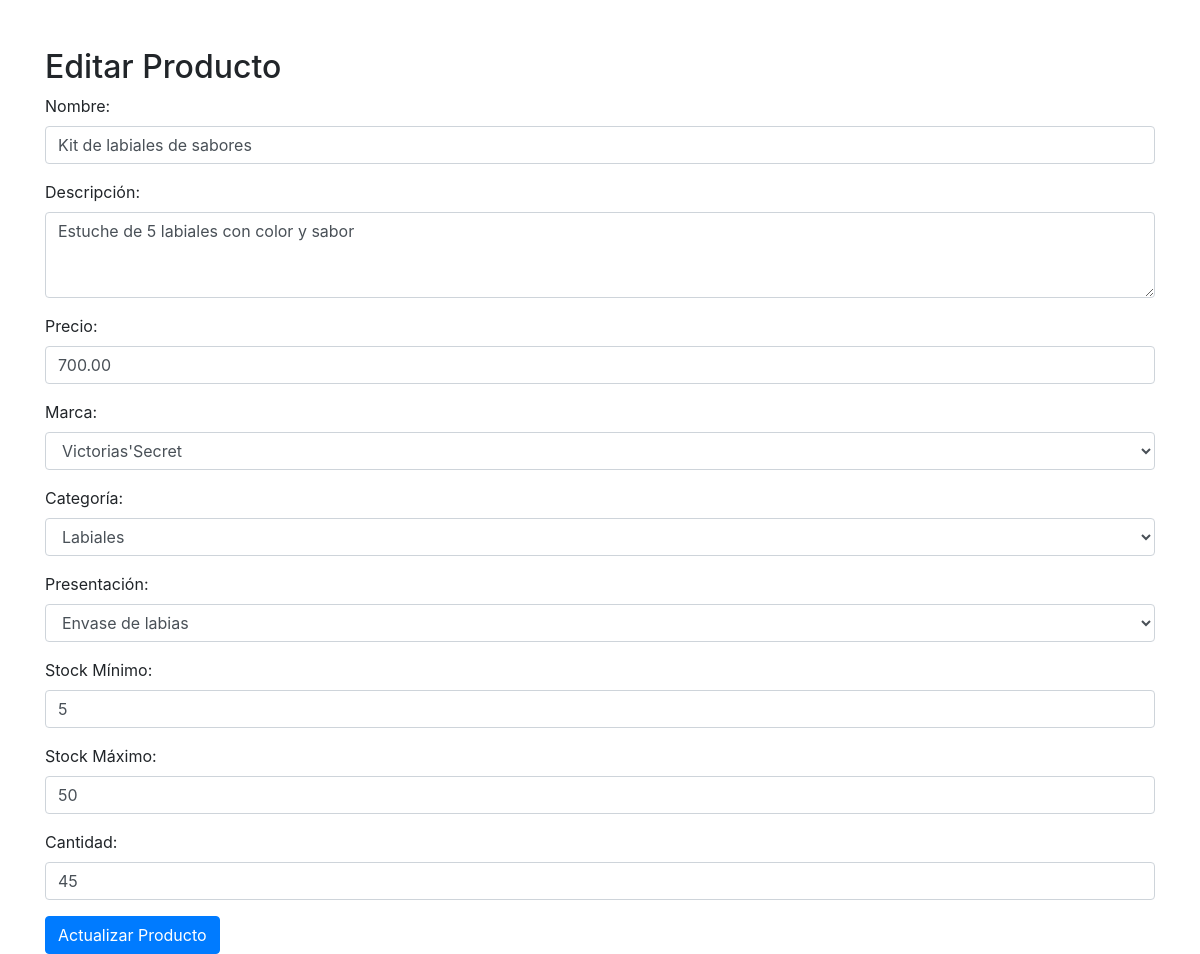
Page /editar_producto.php?id=19 on the committed database.
### tables this page shows
CREATE TABLE `producto`  (
  `id` int NOT NULL AUTO_INCREMENT,
  `nombre` varchar(255) NOT NULL,
  `descripcion` text NULL,
  `precio` decimal(10, 2) NOT NULL,
  `id_marca` int NULL DEFAULT NULL,
  `id_categoria` int NULL DEFAULT NULL,
  `id_presentacion` int NULL DEFAULT NULL,
  `stock_minimo` int NULL DEFAULT 0,
  `stock_maximo` int NULL DEFAULT 0,
  `cantidad` int NULL DEFAULT 0,
  `imagen_url` varchar(255) NULL DEFAULT NULL,
  PRIMARY KEY (`id`) USING BTREE,
  INDEX `id_marca`(`id_marca` ASC) USING BTREE,
  INDEX `id_categoria`(`id_categoria` ASC) USING BTREE,
  INDEX `id_presentacion`(`id_presentacion` ASC) USING BTREE,
  CONSTRAINT `producto_ibfk_1` FOREIGN KEY (`id_marca`) REFERENCES `marca` (`id`) ON DELETE RESTRICT ON UPDATE RESTRICT,
  CONSTRAINT `producto_ibfk_2` FOREIGN KEY (`id_categoria`) REFERENCES `categoria` (`id`) ON DELETE RESTRICT ON UPDATE RESTRICT,
  CONSTRAINT `producto_ibfk_3` FOREIGN KEY (`id_presentacion`) REFERENCES `presentacion` (`id`) ON DELETE RESTRICT ON UPDATE RESTRICT
);

### editar_producto.php (the view, shortened to what this page needs)
<!DOCTYPE html>
<html lang="en">
<head>
    <link href="https://stackpath.bootstrapcdn.com/bootstrap/4.5.2/css/bootstrap.min.css" rel="stylesheet">
</head>
<body>
    <div class="container mt-5">
        <h2>Editar Producto</h2>
        <?php
        include("conexion/conectar-mysql.php");
        if (isset($_GET['id'])) {
            $id = $_GET['id'];
            $query = "SELECT * FROM Producto WHERE id = $id";
            $result = mysqli_query($conexion, $query);
            if (mysqli_num_rows($result) == 1) {
                $row = mysqli_fetch_assoc($result);
                $nombre = $row['nombre'];
                $descripcion = $row['descripcion'];
                $precio = $row['precio'];
                $id_marca = $row['id_marca'];
                $id_categoria = $row['id_categoria'];
                $id_presentacion = $row['id_presentacion'];
                $stock_minimo = $row['stock_minimo'];
                $stock_maximo = $row['stock_maximo'];
                $cantidad = $row['cantidad'];
            }
        }
        ?>
        <form method="POST">
            <div class="form-group">
                <label for="nombre">Nombre:</label>
                <input type="text" class="form-control" id="nombre" name="nombre" value="<?php echo $nombre; ?>" required>
            </div>
            <div class="form-group">
                <label for="descripcion">Descripción:</label>
                <textarea class="form-control" id="descripcion" name="descripcion" rows="3"><?php echo $descripcion; ?></textarea>
            </div>
            <div class="form-group">
                <label for="precio">Precio:</label>
                <input type="text" class="form-control" id="precio" name="precio" value="<?php echo $precio; ?>" required>
            </div>
            <div class="form-group">
                <label for="id_marca">Marca:</label>
                <select class="form-control" id="id_marca" name="id_marca" required>
                    <?php
                    $query_marcas = "SELECT * FROM Marca";
                    $result_marcas = mysqli_query($conexion, $query_marcas);
                    while ($marca = mysqli_fetch_assoc($result_marcas)) {
                        $selected = ($marca['id'] == $id_marca) ? 'selected' : '';
                        echo "<option value='" . $marca['id'] . "' $selected>" . $marca['nombre'] . "</option>";
                    }
                    ?>
                </select>
            </div>
            <div class="form-group">
                <label for="id_categoria">Categoría:</label>
                <select class="form-control" id="id_categoria" name="id_categoria" required>
                    <?php
                    $query_categorias = "SELECT * FROM Categoria";
                    $result_categorias = mysqli_query($conexion, $query_categorias);
                    while ($categoria = mysqli_fetch_assoc($result_categorias)) {
                        $selected = ($categoria['id'] == $id_categoria) ? 'selected' : '';
                        echo "<option value='" . $categoria['id'] . "' $selected>" . $categoria['nombre'] . "</option>";
                    }
                    ?>
                </select>
            </div>
            <div class="form-group">
                <label for="id_presentacion">Presentación:</label>
                <select class="form-control" id="id_presentacion" name="id_presentacion" required>
                    <?php
                    $query_presentaciones = "SELECT * FROM Presentacion";
                    $result_presentaciones = mysqli_query($conexion, $query_presentaciones);
                    while ($presentacion = mysqli_fetch_assoc($result_presentaciones)) {
                        $selected = ($presentacion['id'] == $id_presentacion) ? 'selected' : '';
                        echo "<option value='" . $presentacion['id'] . "' $selected>" . $presentacion['nombre'] . "</option>";
                    }
                    ?>
                </select>
            </div>
            <div class="form-group">
                <label for="stock_minimo">Stock Mínimo:</label>
                <input type="number" class="form-control" id="stock_minimo" name="stock_minimo" value="<?php echo $stock_minimo; ?>" required>
            </div>
            <div class="form-group">
                <label for="stock_maximo">Stock Máximo:</label>
                <input type="number" class="form-control" id="stock_maximo" name="stock_maximo" value="<?php echo $stock_maximo; ?>" required>
            </div>
            <div class="form-group">
                <label for="cantidad">Cantidad:</label>
                <input type="number" class="form-control" id="cantidad" name="cantidad" value="<?php echo $cantidad; ?>" required>
            </div>
            <button type="submit" class="btn btn-primary">Actualizar Producto</button>
        </form>
    </div>
</body>
</html>

### rows in the picture
producto: nombre "Kit de labiales de sabores", descripcion "Estuche de 5 labiales con color y sabor", precio "700.00", stock_minimo "5", stock_maximo "50", cantidad "45"

### other values in the picture
form field id_marca "Victorias'Secret"
form field id_categoria "Labiales"
form field id_presentacion "Envase de labias"
